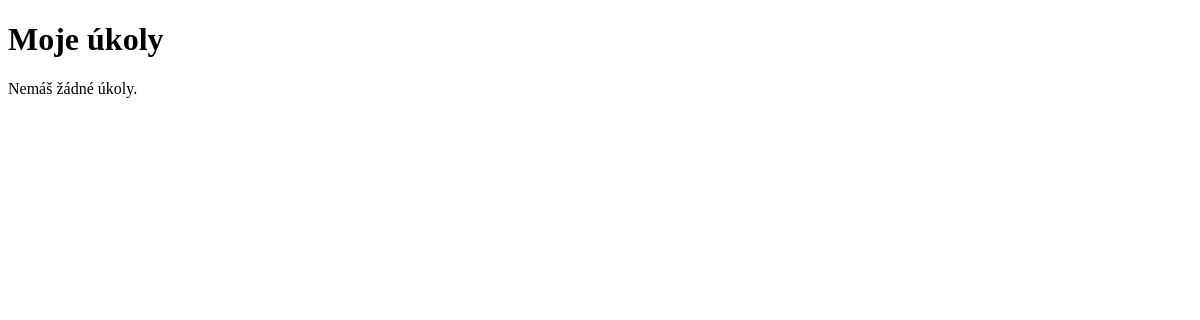
Page /tasks/ (signed in) on the earlier database version.
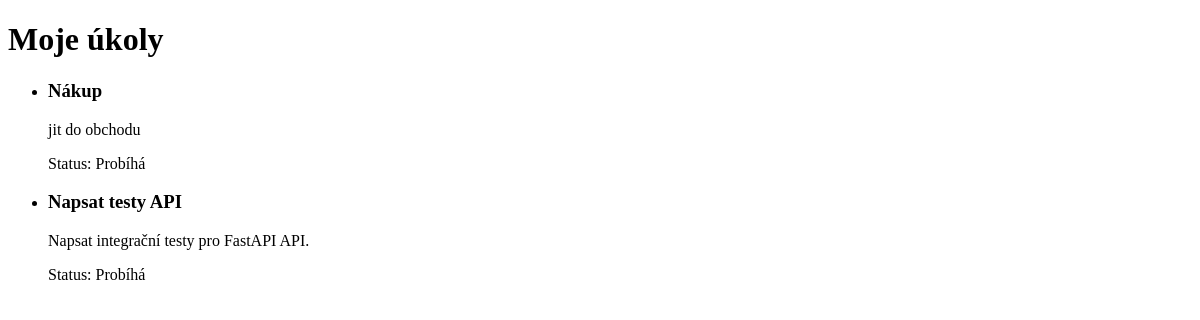
Same page on the later database version.
### tasks/models.py (models this page shows, shortened)
class Task(models.Model):
    user = models.ForeignKey(User, on_delete=models.CASCADE)
    title = models.CharField(max_length=200)
    description = models.TextField(blank=True, null=True)
    completed = models.BooleanField(default=False)
    created_at = models.DateTimeField(auto_now_add=True)
    updated_at = models.DateTimeField(auto_now=True) # <-- Tady je ta oprava

### tasks/views.py (the view)
# urls.py: path('', TaskListView.as_view(), name='task_list'),
class TaskListView(LoginRequiredMixin,ListView):
    model = Task
    template_name = 'tasks/task_list.html'
    context_object_name = 'tasks'
    def get_queryset(self):
        return Task.objects.filter(user=self.request.user)

### tasks/templates/tasks/task_list.html (shortened to what this page needs)
<!DOCTYPE html>
<html>
<head>
</head>
<body>
    <h1>Moje úkoly</h1>
    {% if tasks %}
    <ul>
    {% for task in tasks %}
        <li>
            <h3>{{ task.title }}</h3>
            <p>{{ task.description }}</p>
            <p>Status: {% if task.completed %}Dokončeno{% else %}Probíhá{% endif %}</p>
        </li>
    {% endfor %}
    </ul>
    {% else %}
    <p>Nemáš žádné úkoly.</p>
    {% endif %}
</body>
</html>

Differences in the rows shown:
added Task: title "Nákup", description "jit do obchodu", completed "Probíhá"
added Task: title "Napsat testy API", description "Napsat integrační testy pro FastAPI API.", completed "Probíhá"
Other differences:
text no longer shown: "Nemáš žádné úkoly."
